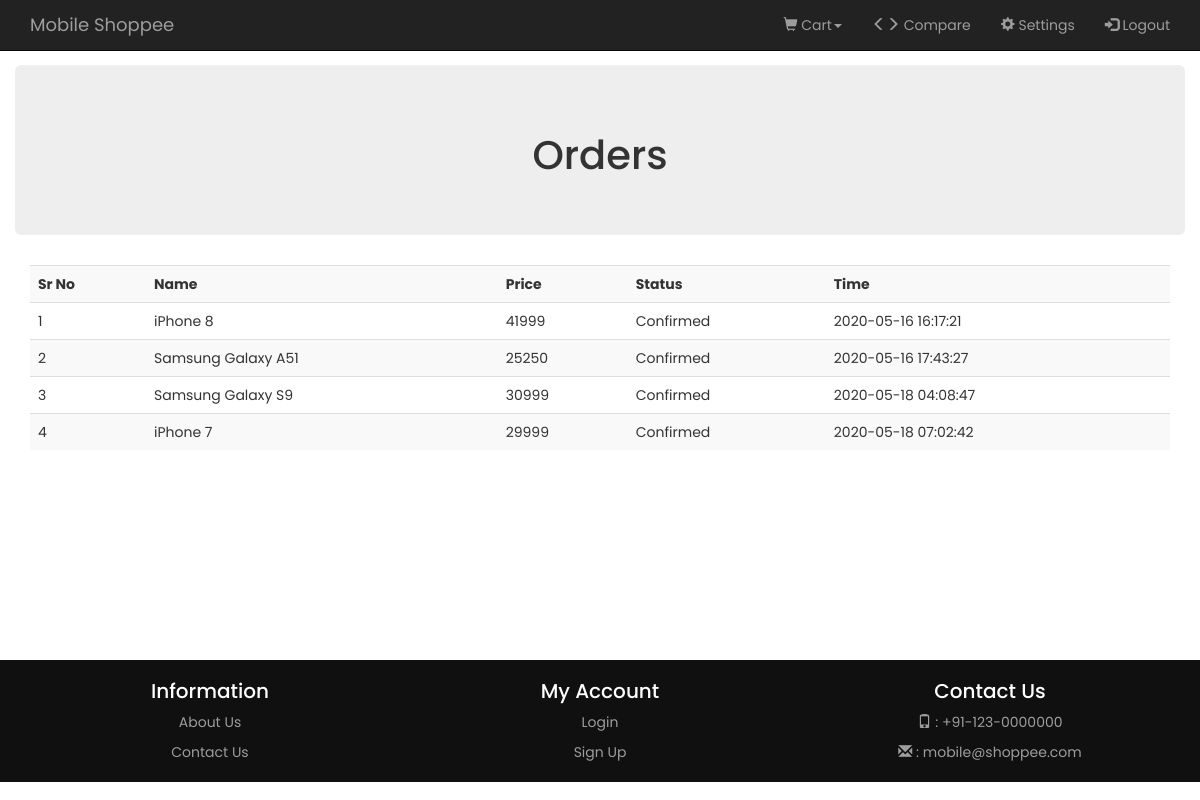
Screenshot of /orders.php (signed in) with the database file from the repository.
### tables this page shows
CREATE TABLE IF NOT EXISTS `users_products` (
  `upid` int(11) NOT NULL AUTO_INCREMENT,
  `user_id` int(11) NOT NULL,
  `product_id` int(11) NOT NULL,
  `status` enum('Added To Cart','Confirmed') NOT NULL,
  `purchase_timestamp` timestamp NOT NULL DEFAULT CURRENT_TIMESTAMP,
  PRIMARY KEY (`upid`),
  KEY `user_id` (`user_id`),
  KEY `product_id` (`product_id`)
);

CREATE TABLE IF NOT EXISTS `products` (
  `pid` int(11) NOT NULL AUTO_INCREMENT,
  `name` varchar(20) NOT NULL,
  `price` int(10) NOT NULL,
  `battery` varchar(20) NOT NULL,
  `camera back` varchar(20) NOT NULL,
  `camera front` varchar(20) NOT NULL,
  `ram` varchar(20) NOT NULL,
  `rom` varchar(20) NOT NULL,
  `image` longblob NOT NULL,
  PRIMARY KEY (`pid`)
);

### orders.php (the view, shortened to what this page needs)
<?php
    include './includes/common.php';
?>
<!DOCTYPE html>
<html lang="en">
<head>
    <?php include './includes/links.php'; ?>
</head>
<body>
    <?php
        require './includes/header.php';
        $user_id = $_SESSION['user_id'];
        $sql = "SELECT products.name , products.price , users_products.status ,users_products.purchase_timestamp FROM users_products JOIN products ON users_products.product_id = products.pid and users_products.user_id = '$user_id'";
        $result = mysqli_query($con , $sql) or die (mysqli_error($con));
        $i=1;
    ?>
        <div class="content">
          <div class="container">
          <div class="row">
            <div class="jumbotron">
                <div class="container">
                    <h1 class="text-center" style="font-size:40px;">Orders</h1>
                </div>
            </div>
        </div>
        <table class="table table-striped table-responsive table-hover">
            <tr>
                <th>Sr No</th>
                <th>Name</th>
                <th>Price</th>
                <th>Status</th>
                <th>Time</th>
            </tr>
        <?php while($row=mysqli_fetch_array($result)) { ?>
            <tr>
                <td><?php echo $i++ ?></td>
                <td><?php echo $row['name'] ?></td>
                <td><?php echo $row['price'] ?></td>
                <td><?php echo $row['status'] ?></td>
                <td><?php echo $row['purchase_timestamp'] ?></td>
            </tr>
        <?php } ?>
        </table>
    </div>
          </div>
    <?php
        require './includes/footer.php';
    ?>
</body>
</html>

### includes/links.php (shortened to what this page needs)
<link
  rel="stylesheet"
  href="https://maxcdn.bootstrapcdn.com/bootstrap/3.3.7/css/bootstrap.min.css"
/>
<link rel="stylesheet" href="style.css">

### includes/header.php (shortened to what this page needs)
<nav class="navbar navbar-inverse navbar-fixed-top">
<div class="container">
    <div class="navbar-header">
            <a href="index.php" class="navbar-brand">Mobile Shoppee</a>
    </div>
    <div class="collapse navbar-collapse" id="myNav">
        <ul class="nav navbar-nav navbar-right">
            <?php if(isset($_SESSION['email'])) { ?>
                <li class="dropdown text-center">
                    <a href="#" data-toggle="dropdown" class="dropdown-toggle"><span class="glyphicon glyphicon-shopping-cart"></span> Cart<span class="caret"></span></a>
                </li>
                <li><a href="compare.php" class="text-center"><span class="glyphicon glyphicon-menu-left"></span><span class="glyphicon glyphicon-menu-right"></span> Compare</a></li>
                <li><a href="settings.php" class="text-center"><span class="glyphicon glyphicon-cog"></span> Settings</a></li>
                <li><a href="logout.php" class="text-center"><span class="glyphicon glyphicon-log-in"></span> Logout</a></li>
            <?php } ?>
        </ul>
    </div>
</div>
</nav>

### includes/footer.php
<footer>
    <div class="container">
        <div class="row">
            <div class="col-md-4">
                <h4>Information</h4>
                <p><a href="about.php">About Us</a></p>
                <p><a href="contact.php">Contact Us</a></p>
            </div>
            <div class="col-md-4">
                <h4>My Account</h4>
                <p><a href="" class="text-center" type="button" data-toggle="modal" data-target="#loginModal">Login</a></p>
                <p><a href="signup.php">Sign Up</a></p>
            </div>
            <div class="col-md-4">
                <h4>Contact Us</h4>
                <p><span class="glyphicon glyphicon-phone"></span> : +91-123-0000000</p>
                <p><span class="glyphicon glyphicon-envelope"></span> : mobile@shoppee.com</p>
            </div>
        </div>
    </div>
</footer>

### style.css (style rules this page uses)
* { margin: 0; padding: 0; box-sizing: border-box; font-family: 'Poppins' , sans-serif; scroll-behavior: smooth; }
.content { padding-top: 65px; min-height: 660px; }
footer { background-color: #101010; padding: 10px; color: #9d9d9d; width: 100%; text-align: center; }
footer h4 { font-size: 20px; color: #fff; }
footer a { color: #9d9d9d; text-decoration: none }

### rows the page displays
users_products: product.name "iPhone 8", product.price "41999", status "Confirmed", purchase_timestamp "2020-05-16 16:17:21"
users_products: product.name "Samsung Galaxy A51", product.price "25250", status "Confirmed", purchase_timestamp "2020-05-16 17:43:27"
users_products: product.name "Samsung Galaxy S9", product.price "30999", status "Confirmed", purchase_timestamp "2020-05-18 04:08:47"
users_products: product.name "iPhone 7", product.price "29999", status "Confirmed", purchase_timestamp "2020-05-18 07:02:42"
